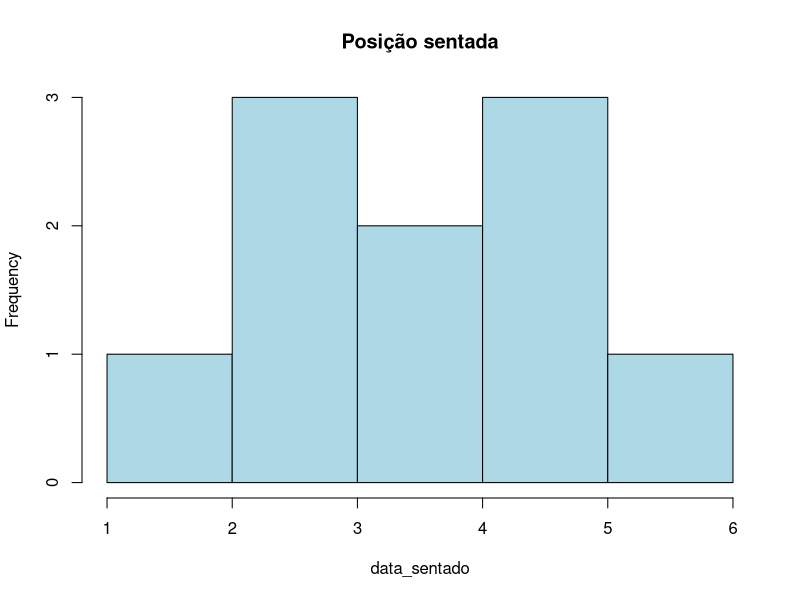
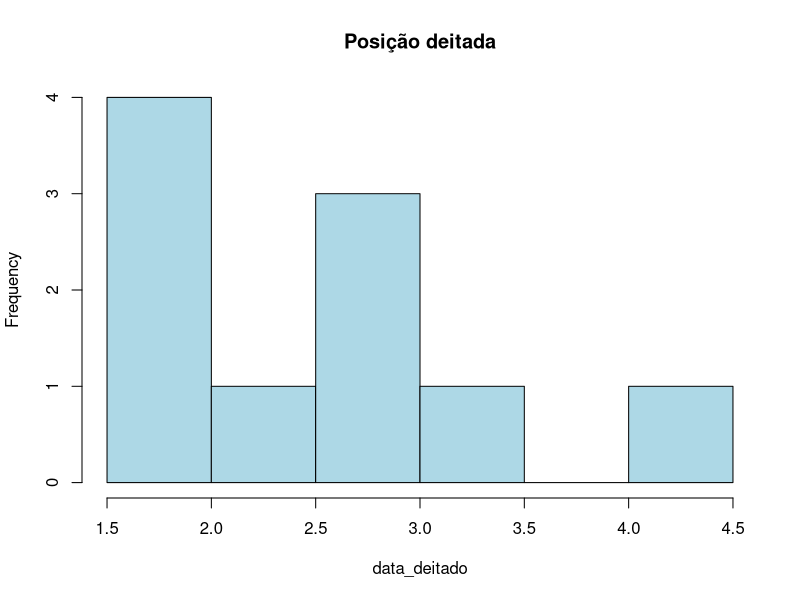
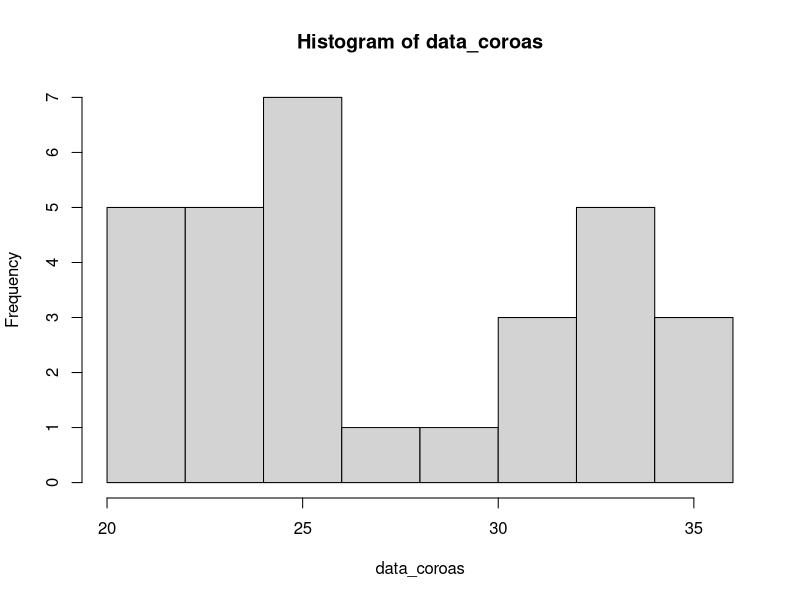

These figures' R source, in order:
# 1
data_sentado <- c(2.96, 4.65, 3.27, 2.50, 2.59, 5.97, 1.74, 3.51, 4.37, 4.02)
data_deitado <- c(1.97, 3.05, 2.29, 1.68, 1.58, 4.43, 1.53, 2.81, 2.70, 2.70)

# 1. a

hist(data_sentado, col = "lightblue", main = "Posição sentada")
hist(data_deitado, col = "lightblue", main = "Posição deitada")

# 1. b
media_sentado <- mean(data_sentado)
mediana_sentado <- median(data_sentado)
dp_sentado <- sd(data_sentado)

media_deitado <- mean(data_deitado)
mediana_deitado <- median(data_deitado)
dp_deitado <- sd(data_deitado)

# 1. c
# H0: não há diferença entre as medidas
# HA: há diferença entre as medidas
# nível de significância de 5%

qt(0.95, min((length(data_sentado) - 1), (length(data_deitado) - 1)))
          
t <- abs(media_deitado - media_sentado) / sqrt((dp_sentado ^ 2 / length(data_sentado)) + (dp_deitado ^ 2 / length(data_deitado)))

# como t > qt(); podemos rejeitar a hipótese nula

# 3
data_coroas <- c(21, 21, 21, 22, 22, 23, 23, 23, 24, 24, 25, 25, 25, 25, 26, 26, 26, 28, 30, 31, 31, 32, 33, 33, 33, 34, 34, 35, 35, 36)

#3. a
media_coroa <- mean(data_coroas)
mediana_coroa <- median(data_coroas)
var_coroa <- var(data_coroas)

# 3. b
pct <- 100 * (sum(data_coroas > 30) / length(data_coroas))

# 3. c
hist(data_coroas)
